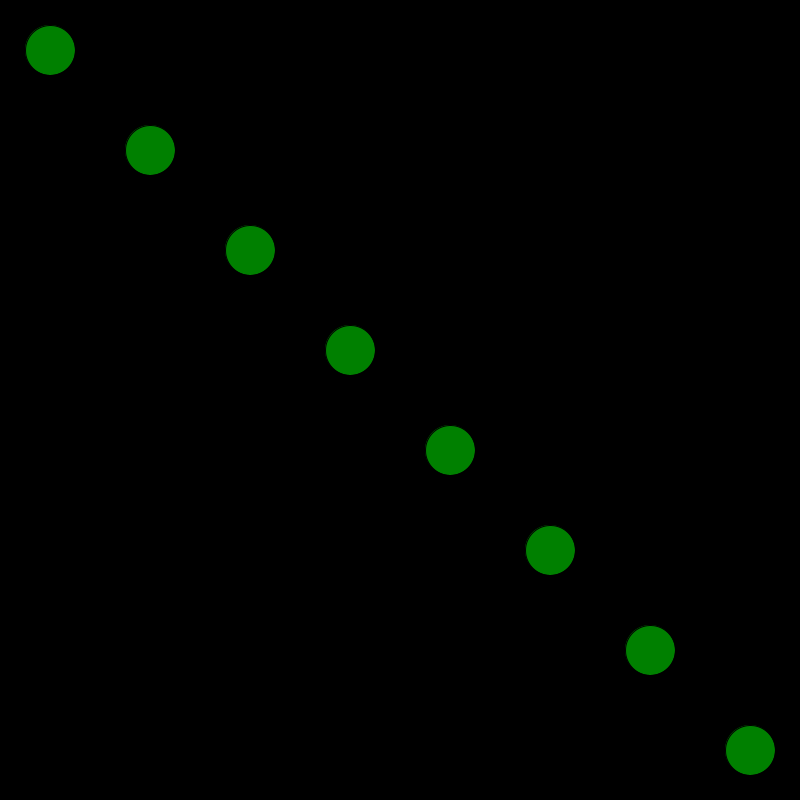
Frame 1 (no input)
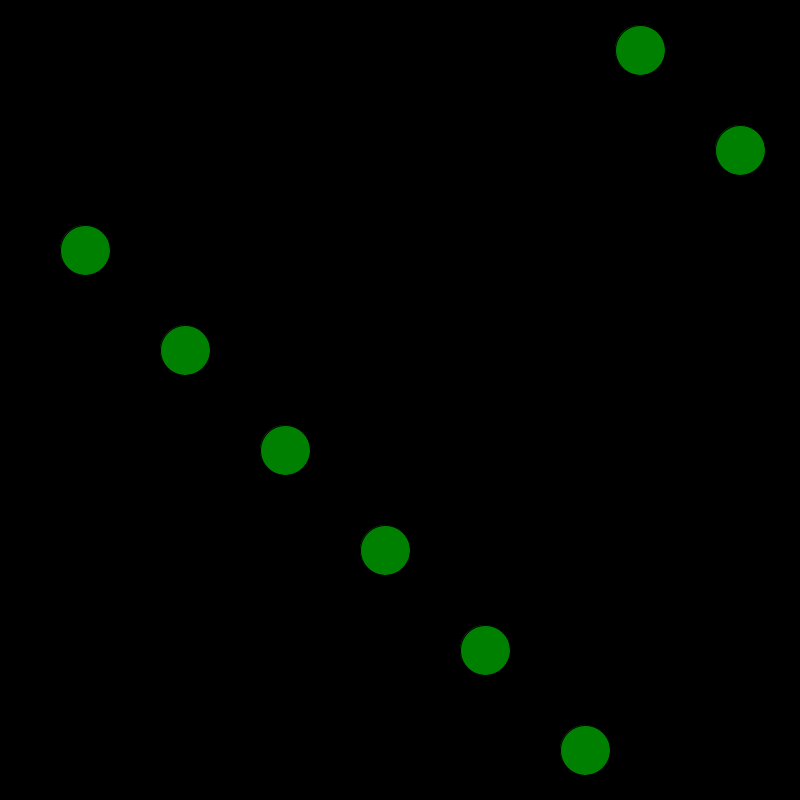
Frame 60 (the mouse pressed at the canvas centre just before this capture)
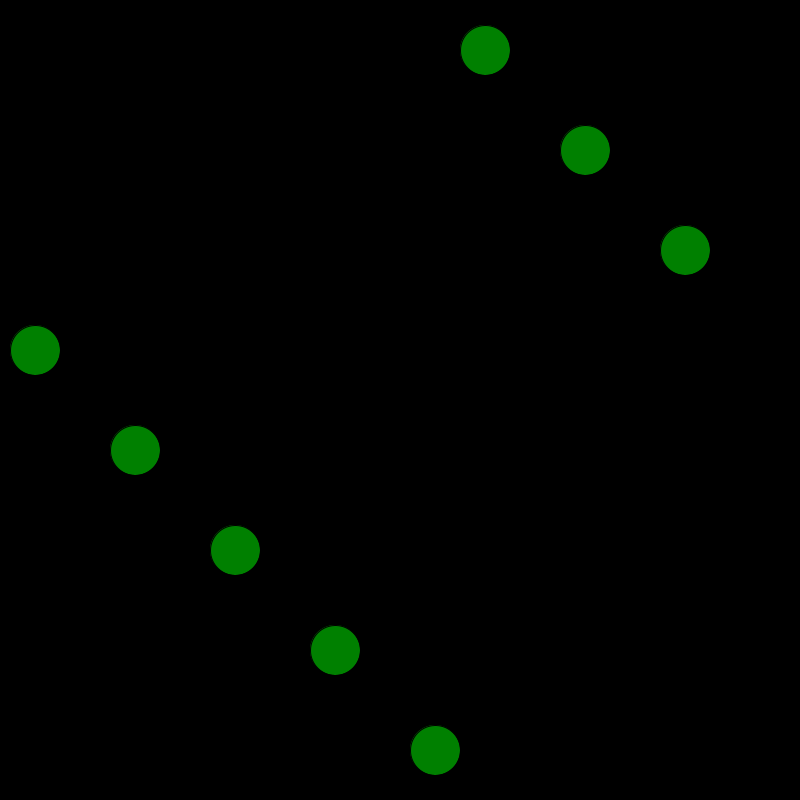
Frame 120 (the mouse held since frame 60 and released just before this capture)

The Processing sketch that drew these frames (run headless with seeded random() and noise(); from frame 60 on, the mouse is pressed at the canvas centre):

// Processing sketch: Circles_moving_with_arrays
// ── Circles_moving_with_arrays.pde
int[] x = {50, 150, 250, 350, 450, 550, 650, 750};
int[] y = {50, 150, 250, 350, 450, 550, 650, 750};

void setup(){
  size(800,800);
  background(0);
  fill(0, 128, 0);
}

void draw(){
  background(0);
  for(int i = 0; i<y.length; i++){
    circle(x[i],y[i],50);
    x[i] = x[i] +10;
    if(x[i]>=775){
      x[i]=25;
  }
  }
}
